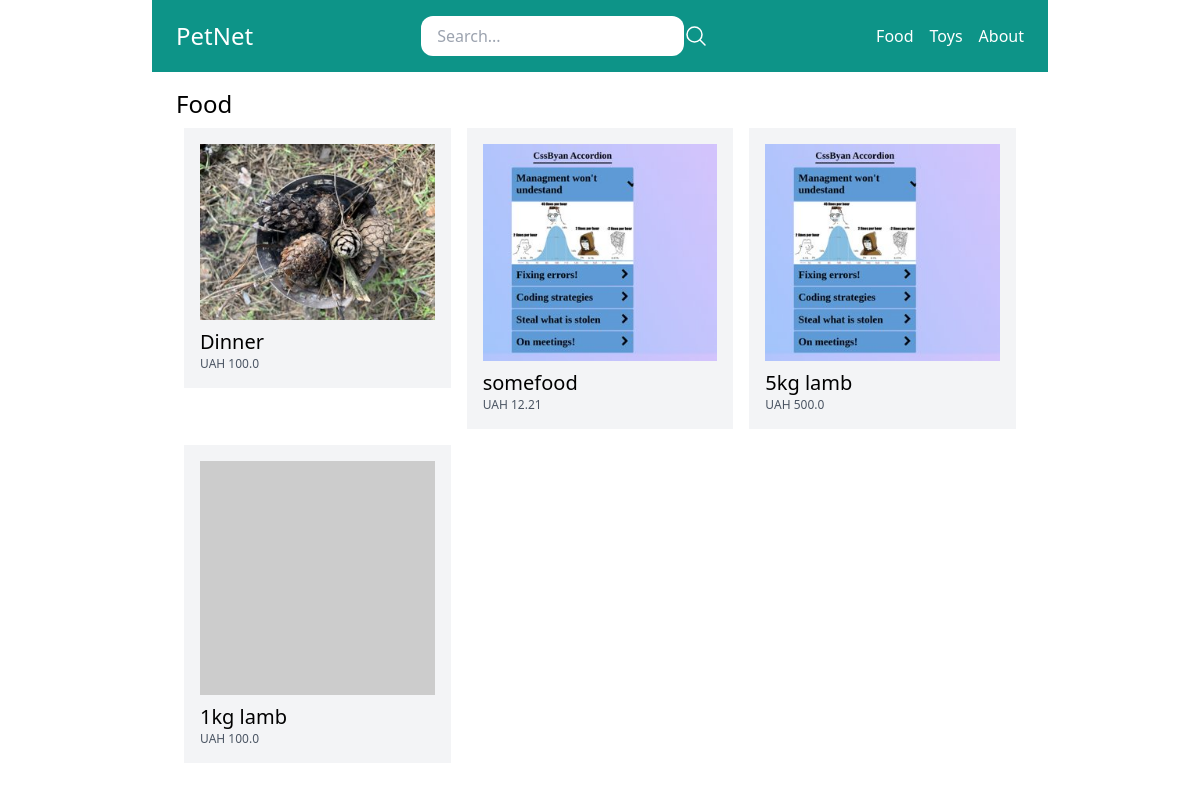
Screenshot of /food/ with the database file from the repository.
### store/models.py (models this page shows, shortened)
class Category(models.Model):
    title = models.CharField(max_length=50)
    slug = models.SlugField(max_length=50)
    class Meta:
        verbose_name = 'Category'
        verbose_name_plural = 'Categories'

class Product(models.Model):
    DRAFT = 'draft'
    WAITING_APPROVAL = 'waitingapproval'
    ACTIVE = 'active'
    DELETED = 'deleted'
    STATUS_CHOICES = (
        (DRAFT, 'Draft'),
        (WAITING_APPROVAL, 'Waiting approval'),
        (ACTIVE, 'Active'),
        (DELETED, 'Deleted'),
    )
    user = models.ForeignKey(User, related_name='products', on_delete=models.CASCADE)
    category = models.ForeignKey(Category, related_name='products', on_delete=models.CASCADE)
    title = models.CharField(max_length=50)
    slug = models.SlugField(max_length=50)
    description = models.TextField(blank=True)
    price = models.IntegerField()
    image = models.ImageField(upload_to='uploads/product_images', blank=True, null=True)
    thumbnail = models.ImageField(upload_to='uploads/product_images/thumbnail', blank=True, null=True)
    created_at = models.DateTimeField(auto_now_add=True)
    updated_at = models.DateTimeField(auto_now=True)
    status = models.CharField(max_length=50, choices=STATUS_CHOICES, default=ACTIVE)
    class Meta:
        ordering = ("-created_at",)
    def get_display_price(self):
        return self.price / 100
    def get_thumbnail(self):
        if self.thumbnail:
            return self.thumbnail.url
        else:
            if self.image:
                self.thumbnail = self.make_thumbnail(self.image)
                self.save()
                return self.thumbnail.url
            else:
                return 'https://via.placeholder.com/240x240.jpg/a59090/000000?Text=240x240'

### store/views.py (the view)
# urls.py: path('<slug:slug>/', views.category_detail, name='category_detail'),
def category_detail(request, slug):
    category = get_object_or_404(Category, slug=slug)
    products = category.products.filter(status=Product.ACTIVE)
    return render(request, 'store/category_detail.html', {
        'category': category,
        'products': products
    })

### store/templatetags/menu.py (called while the page is built)
@register.inclusion_tag('core/menu.html')
def menu():
    categories = Category.objects.all()
    return {'categories': categories}

### store/templates/store/category_detail.html (shortened to what this page needs)
{% extends 'core/base.html' %}
{% block content %}
    <h1 class="text-2xl">{{ category.title }}</h1>
    {% include 'store/partials/products.html' %}
{% endblock %}

### core/templates/core/base.html (shortened to what this page needs)
{% load menu %}
<!doctype html>
<html>
<head>
    <script src="https://cdn.tailwindcss.com"></script>
</head>
    <body>
        <nav class="max-w-4xl mx-auto py-4 px-6 flex items-center justify-between bg-teal-600">
            <div class="logo">
                <a href="/" class="text-2xl text-white">PetNet</a>
            </div>
            <div class="search">
                <form method="get" action="/search/" class="flex items-center">
                    <input type="search" name="query" placeholder="Search..." class="py-2 px-4 rounded-xl">
                    <button>
                        <svg xmlns="http://www.w3.org/2000/svg" fill="none" viewBox="0 0 24 24" stroke-width="1.5" stroke="currentColor" class="w-6 h-6 text-white">
                            <path stroke-linecap="round" stroke-linejoin="round" d="M21 21l-5.197-5.197m0 0A7.5 7.5 0 105.196 5.196a7.5 7.5 0 0010.607 10.607z" />
                          </svg>
                    </button>
                </form>
            </div>
            <div class="menu flex items-center space-x-4">
                {% menu %}
            </div>
        </nav>
        <div class="max-w-4xl mx-auto py-4 px-6">
        {%  block content %}
        {% endblock %}
        </div>
    </body>
</html>

### core/templates/core/menu.html
{% for category in categories %}
<a href="{% url 'category_detail' category.slug %}" class="text-white">{{ category.title }}</a>
{% endfor %}
<a href="{% url 'about' %}" class="text-white">About</a>

### store/templates/store/partials/products.html
<div class="flex flex-wrap">
    {% for product in products %}
        <div class="product w-1/3 p-2">
            <div class="p-4 bg-gray-100">
                <a href="{% url 'product_detail' product.category.slug product.slug %}">
                    <div class="image mb-2">
                        <img src="{{ product.get_thumbnail }}" alt="Image of {{ product.title }}">
                    </div>
                    <h2 class="text-xl">{{ product.title }}</h2>
                    <p class="text-xs text-gray-600">UAH  {{ product.get_display_price }}</p>
                </a>
            </div>
        </div>
    {% endfor %}
</div>

### rows the page displays
Category: title "Food"
Category: title "Toys"
Product: get_thumbnail (picture), title "Dinner", get_display_price "100.0"
Product: get_thumbnail (picture), title "somefood", get_display_price "12.21"
Product: get_thumbnail (picture), title "5kg lamb", get_display_price "500.0"
Product: title "1kg lamb", get_display_price "100.0"
